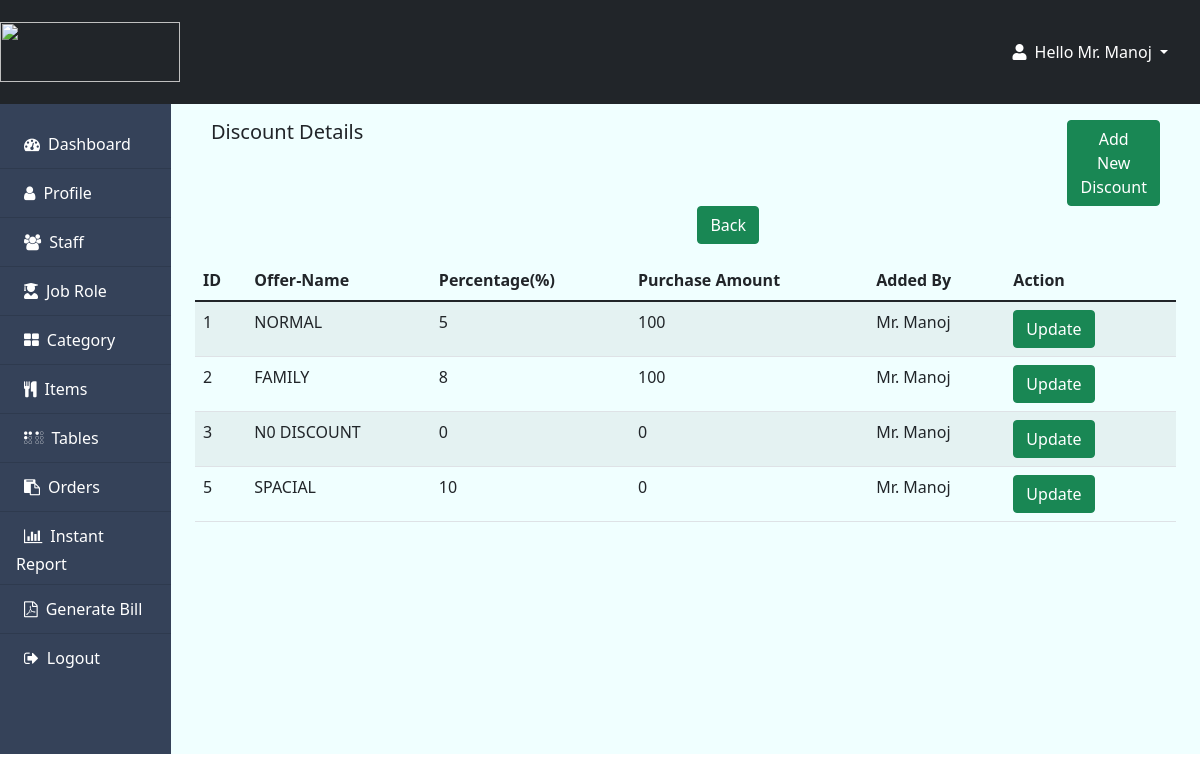
/discountdetails.php (signed in), run on the app's committed database.
### tables this page shows
CREATE TABLE IF NOT EXISTS `rms_admin` (
  `id` int(10) NOT NULL AUTO_INCREMENT,
  `name` varchar(30) NOT NULL,
  `email` varchar(30) NOT NULL,
  `mobile_no` int(13) NOT NULL,
  `gender` varchar(30) NOT NULL,
  `address` varchar(100) NOT NULL,
  `password` varchar(200) NOT NULL,
  PRIMARY KEY (`id`),
  UNIQUE KEY `email` (`email`)
);

CREATE TABLE IF NOT EXISTS `rms_discount` (
  `id` int(30) NOT NULL AUTO_INCREMENT,
  `percentage` float NOT NULL,
  `name` varchar(30) NOT NULL,
  `purchese amount` float NOT NULL,
  `manage by` int(11) NOT NULL,
  PRIMARY KEY (`id`),
  UNIQUE KEY `name` (`name`),
  KEY `fk_admin_discount` (`manage by`)
);

### discountdetails.php (the view, shortened to what this page needs)
<!DOCTYPE html>
<?php
include "rmsdbcon.php";
if (isset($_SESSION["admin"])) {
    $user = $_SESSION["admin"];
    $r = mysqli_query($con, "SELECT * FROM `rms_admin` WHERE `id`='$user'");
    $row = mysqli_fetch_array($r);
    $i = $row["name"];
}else{
    header("location:rmslogout.php");
}
$sql = "SELECT * FROM `rms_discount`;";
$q = mysqli_query($con, $sql);
?>
<html lang="en">
<head>
    <link href="https://cdn.jsdelivr.net/npm/bootstrap@5.1.3/dist/css/bootstrap.min.css" rel="stylesheet">
    <link rel="stylesheet" href="https://cdnjs.cloudflare.com/ajax/libs/font-awesome/5.15.3/css/all.min.css" />
    <link rel="stylesheet" href="https://cdnjs.cloudflare.com/ajax/libs/font-awesome/4.7.0/css/font-awesome.min.css">
</head>
<body>
    <header>
        <nav class="navbar navbar-light bg-dark">
            <a class="navbar-brand" href="#">
                <img src="images/food-mania-logo.png" width="180" height="60" class="d-inline-block align-top" alt="">
            </a>
            <div id="page-content-wrapper">
                <nav class="navbar navbar-expand-lg navbar-light bg-transparent py-4 px-4">
                    <div class="collapse navbar-collapse" id="navbarSupportedContent">
                        <ul class="navbar-nav ms-auto mb-2 mb-lg-0">
                            <li class="nav-item dropdown">
                                <a class="nav-link dropdown-toggle second-text text-white" href="#" id="navbarDropdown" role="button" data-bs-toggle="dropdown" aria-expanded="false">
                                    <i class="fas fa-user me-2"></i><?php echo "Hello " . $i; ?>
                                </a>
                            </li>
                        </ul>
                    </div>
                </nav>
            </div>
        </nav>
    </header>
     <div style="background-color: azure; height: 650px;" class="d-flex" id="wrapper">
        <div style="background-color: #354259; width: 200px;" class="" id="sidebar-wrapper">
            <div class="list-group list-group-flush my-3 ">
                <a href="index.php" class="list-group-item list-group-item-action bg-transparent text-white second-text ">
                    <i class="fa fa-tachometer p-2" aria-hidden="true"></i>Dashboard</a>
                <a href="admindetails.php" class="list-group-item list-group-item-action bg-transparent text-white second-text ">
                    <i class="fa fa-user p-2" aria-hidden="true"></i>Profile</a>
                <a href="displaystaff.php" class="list-group-item list-group-item-action bg-transparent text-white second-text">
                    <i class="fa fa-users p-2" aria-hidden="true"></i>Staff</a>
                    <a href="displayjobrole.php" class="list-group-item list-group-item-action bg-transparent text-white second-text ">
                    <i class="fas fa-user-graduate p-2" aria-hidden="true"></i>Job Role</a>
                <a href="displayitemcatagory.php" class="list-group-item list-group-item-action bg-transparent text-white second-text ">
                    <i class="fa fa-th-large p-2" aria-hidden="true"></i>Category</a>
                <a href="menu.php" class="list-group-item list-group-item-action bg-transparent text-white second-text ">
                    <i class="fa fa-cutlery p-2" aria-hidden="true"></i>Items</a>
                <a href="rmsmanagetable.php" class="list-group-item list-group-item-action bg-transparent text-white second-text">
                    <i class="fa fa-braille p-2" aria-hidden="true"></i>Tables</a>
                <a href="displaytodaysorder.php" class="list-group-item list-group-item-action bg-transparent text-white second-text ">
                    <i class="fa fa-clipboard p-2" aria-hidden="true"></i>Orders</a>
                    <a href="dailyreport.php" class="list-group-item list-group-item-action bg-transparent text-white second-text ">
                    <i class="fa fa-bar-chart p-2" aria-hidden="true"></i>Instant Report</a>
                <a href="billgenerate.php" class="list-group-item list-group-item-action bg-transparent text-white second-text ">
                    <i class="fa fa-file-pdf-o p-2" aria-hidden="true"></i>Generate Bill</a>
                <a href="rmslogout.php" class="list-group-item list-group-item-action bg-transparent text-white second-text ">
                <i class="fa fa-sign-out p-2" aria-hidden="true"></i>Logout</a>
            </div>
        </div>
        <div class="container-fluid">
    <div class="row my-3 mx-3">
        <div class="col">
            <h5>Discount Details</h5>
        </div>
        <div class="col">
        <a href="adddiscount.php" class="btn btn-success ml-3" style="margin-left:370px ;" role="button">Add New Discount</a>
        <a href="index.php" class="btn btn-success ml-3" role="button">Back</a>
        </div>
    </div>
    <div>
        <?php
        if (mysqli_num_rows($q) > 0) {
        ?>
            <div class="container-fluid">
                <table class="table table-striped">
                    <thead>
                        <tr>
                            <th scope="col">ID</th>
                            <th scope="col">Offer-Name</th>
                            <th scope="col">Percentage(%)</th>
                            <th scope="col">Purchase Amount</th>
                            <th scope="col">Added By</th>
                            <th scope="col">Action</th>
                        </tr>
                    </thead>
                    <?php
                    while ($roww = mysqli_fetch_array($q)) {
                       $ai= $roww["manage by"];
                       $q1 = mysqli_query($con,"SELECT * FROM `rms_admin` WHERE id = $ai");
                       $r = mysqli_fetch_array($q1);
                    ?>
                        <tr>
                            <td><?php echo $roww["id"]; ?></td>
                            <td><?php echo $roww["name"]; ?></td>
                            <td><?php echo $roww["percentage"]; ?></td>
                            <td><?php echo $roww["purchese amount"]; ?></td>
                            <td><?php echo $r["name"]; ?></td>
                            <td><a href="updatediscount.php?id=<?php echo $roww["id"]; ?>" class="btn btn-success" role="button">Update</a>
                            </td>
                            <td></td>
                        </tr>
                    <?php
                    }
                    ?>
                </table>
            </div>
        <?php
        } else {
            echo "No Record Found";
        }
        ?>
    </div></div></div>
</body>
</html>

### data on the page
rms_admin: name "Mr. Manoj"
rms_discount: id "1", name "NORMAL", percentage "5", purchese amount "100", manage by "Mr. Manoj"
rms_discount: id "2", name "FAMILY", percentage "8", purchese amount "100", manage by "Mr. Manoj"
rms_discount: id "3", name "N0 DISCOUNT", percentage "0", purchese amount "0", manage by "Mr. Manoj"
rms_discount: id "5", name "SPACIAL", percentage "10", purchese amount "0", manage by "Mr. Manoj"
